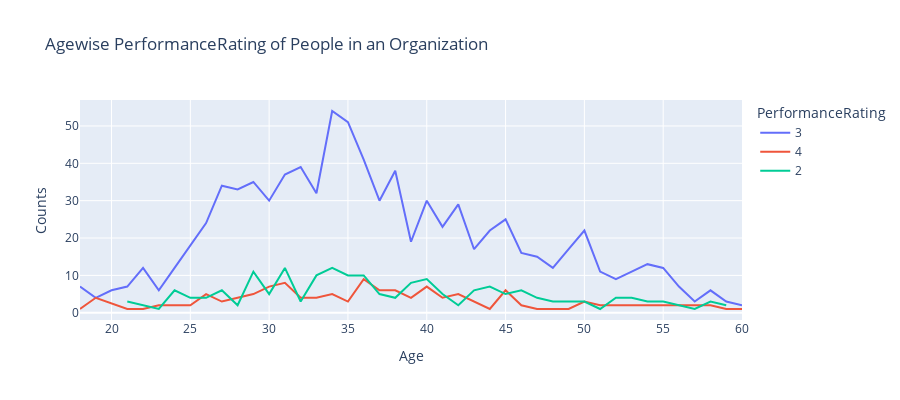

Notebook cell for this chart:
### Code cell
#Overview Of Employee Performance and Distributio of age
age_att = df.groupby(['Age', 'PerformanceRating']).size().reset_index(name='Counts')
fig = px.line(age_att, x='Age', y='Counts', color='PerformanceRating', title='Agewise PerformanceRating of People in an Organization',width=900,height=400 )
fig.show()

### Figure 1 — Plotly figure (JSON) as saved in the notebook; plotly's stock layout.template omitted (floating-point values rounded to 4 significant figures)
{"data": [{"hovertemplate": "PerformanceRating=3<br>Age=%{x}<br>Counts=%{y}<extra></extra>", "legendgroup": "3", "line": {"color": "#636efa", "dash": "solid"}, "marker": {"symbol": "circle"}, "mode": "lines", "name": "3", "orientation": "v", "showlegend": true, "type": "scatter", "x": [18, 19, 20, 21, 22, 23, 24, 25, 26, 27, 28, 29, 30, 31, 32, 33, 34, 35, 36, 37, 38, 39, 40, 41, 42, 43, 44, 45, 46, 47, 48, 49, 50, 51, 52, 53, 54, 55, 56, 57, 58, 59, 60], "xaxis": "x", "y": [7, 4, 6, 7, 12, 6, 12, 18, 24, 34, 33, 35, 30, 37, 39, 32, 54, 51, 41, 30, 38, 19, 30, 23, 29, 17, 22, 25, 16, 15, 12, 17, 22, 11, 9, 11, 13, 12, 7, 3, 6, 3, 2], "yaxis": "y"}, {"hovertemplate": "PerformanceRating=4<br>Age=%{x}<br>Counts=%{y}<extra></extra>", "legendgroup": "4", "line": {"color": "#EF553B", "dash": "solid"}, "marker": {"symbol": "circle"}, "mode": "lines", "name": "4", "orientation": "v", "showlegend": true, "type": "scatter", "x": [18, 19, 21, 22, 23, 24, 25, 26, 27, 28, 29, 30, 31, 32, 33, 34, 35, 36, 37, 38, 39, 40, 41, 42, 43, 44, 45, 46, 47, 48, 49, 50, 51, 52, 55, 56, 58, 59, 60], "xaxis": "x", "y": [1, 4, 1, 1, 2, 2, 2, 5, 3, 4, 5, 7, 8, 4, 4, 5, 3, 9, 6, 6, 4, 7, 4, 5, 3, 1, 6, 2, 1, 1, 1, 3, 2, 2, 2, 2, 2, 1, 1], "yaxis": "y"}, {"hovertemplate": "PerformanceRating=2<br>Age=%{x}<br>Counts=%{y}<extra></extra>", "legendgroup": "2", "line": {"color": "#00cc96", "dash": "solid"}, "marker": {"symbol": "circle"}, "mode": "lines", "name": "2", "orientation": "v", "showlegend": true, "type": "scatter", "x": [21, 22, 23, 24, 25, 26, 27, 28, 29, 30, 31, 32, 33, 34, 35, 36, 37, 38, 39, 40, 41, 42, 43, 44, 45, 46, 47, 48, 49, 50, 51, 52, 53, 54, 55, 56, 57, 58, 59], "xaxis": "x", "y": [3, 2, 1, 6, 4, 4, 6, 2, 11, 5, 12, 3, 10, 12, 10, 10, 5, 4, 8, 9, 5, 2, 6, 7, 5, 6, 4, 3, 3, 3, 1, 4, 4, 3, 3, 2, 1, 3, 2], "yaxis": "y"}], "layout": {"height": 400, "legend": {"title": {"text": "PerformanceRating"}, "tracegroupgap": 0}, "title": {"text": "Agewise PerformanceRating of People in an Organization"}, "width": 900, "xaxis": {"anchor": "y", "autorange": true, "domain": [0, 1], "range": [18, 60], "title": {"text": "Age"}, "type": "linear"}, "yaxis": {"anchor": "x", "autorange": true, "domain": [0, 1], "range": [-1.944, 56.94], "title": {"text": "Counts"}, "type": "linear"}}}
